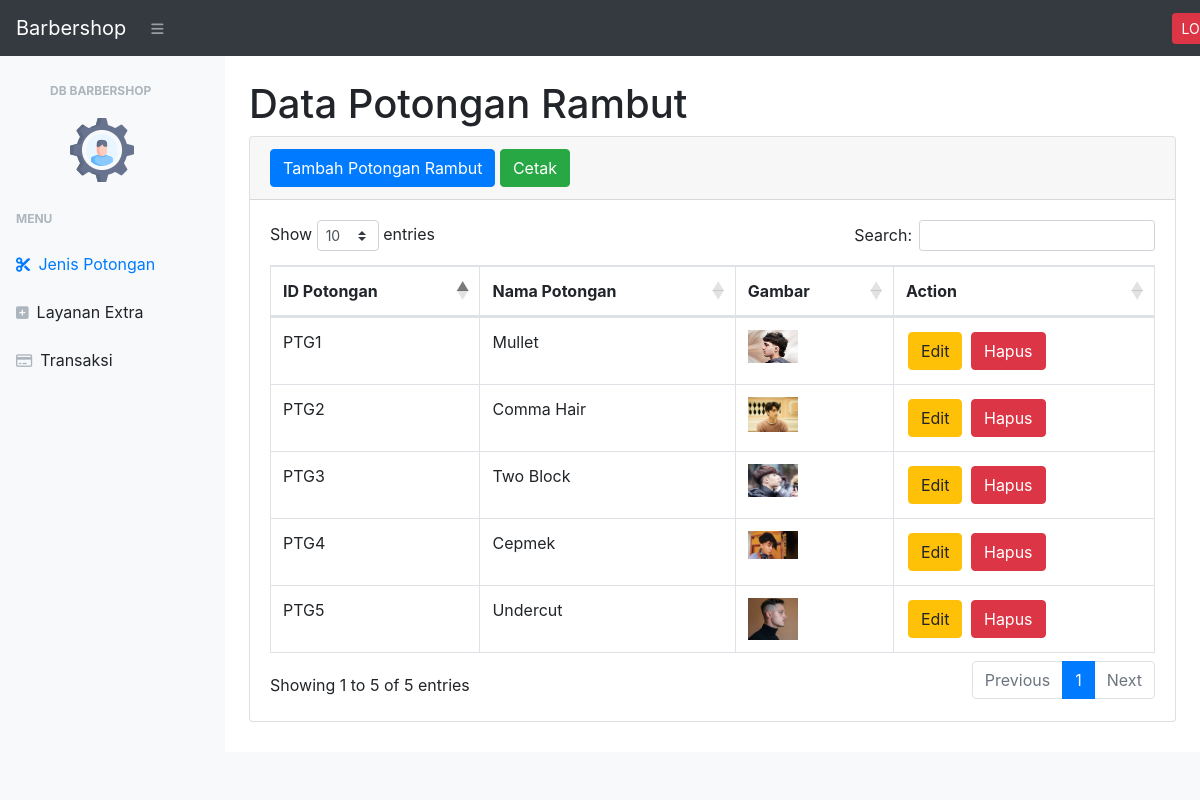
Page /dashboard/potongan_rambut.php (signed in) on the committed database.
### tables this page shows
CREATE TABLE `potongan_rambut` (
  `id_potongan` varchar(10) NOT NULL,
  `nama_potongan` varchar(50) NOT NULL,
  `gbr_potongan` varchar(255) NOT NULL
);

### dashboard/potongan_rambut.php (the view, shortened to what this page needs)
<?php
require 'functions.php';
?>
<!DOCTYPE html>
<html lang="en">
<head>
    <link href="css/styles.css" rel="stylesheet" />
    <link href="https://cdn.datatables.net/1.10.20/css/dataTables.bootstrap4.min.css" rel="stylesheet" />
</head>
<body class="sb-nav-fixed">
    <nav class="sb-topnav navbar navbar-expand navbar-dark bg-dark">
        <a class="navbar-brand" href="">Barbershop</a>
        <button class="btn btn-link btn-sm order-1 order-lg-0" id="sidebarToggle" href="#"><i class="fas fa-bars"></i></button>
        <a class="btn btn-danger btn-sm" href="../logout.php" style="margin-left: 1000px">LOGOUT</a>
    </nav>
    <div id="layoutSidenav">
        <div id="layoutSidenav_nav">
            <nav class="sb-sidenav accordion sb-sidenav-light" id="sidenavAccordion">
                <div class="sb-sidenav-menu">
                    <div class="nav">
                            <div>
                                <h3 class="sb-sidenav-menu-heading" style="margin-left: 34px;">DB Barbershop</h3>
                                <img src="assets/img/settings.png" alt="" style="margin-left: 70px;">
                            </div>
                        <div class="sb-sidenav-menu-heading">Menu</div>
                        <a class="nav-link" href="potongan_rambut.php">
                            <div class="sb-nav-link-icon"><i class="fa fa-scissors"></i></div>
                            Jenis Potongan
                        </a>
                        <a class="nav-link" href="layanan_tambahan.php">
                            <div class="sb-nav-link-icon"><i class="fa fa-plus-square"></i></div>
                            Layanan Extra
                        </a>
                        <a class="nav-link" href="transaksi.php">
                            <div class="sb-nav-link-icon"><i class="fa fa-credit-card"></i></div>
                            Transaksi
                        </a>
                    </div>
                </div>
            </nav>
        </div>
        <div id="layoutSidenav_content">
            <main>
                <div class="container-fluid">
                    <h1 class="mt-4">Data Potongan Rambut</h1>
                    <div class="card mb-4">
                        <div class="card-header">
                            <button type="button" class="btn btn-primary" data-toggle="modal" data-target="#modaltambah">
                                Tambah Potongan Rambut
                            </button>
                            <a class="btn btn-success" href="cetak_potonganRambut.php">Cetak</a>
                        </div>
                        <div class="card-body">
                            <div class="table-responsive">
                                <table class="table table-bordered" id="dataTable" width="100%" cellspacing="0">
                                    <thead>
                                        <tr>
                                            <th>ID Potongan</th>
                                            <th>Nama Potongan</th>
                                            <th>Gambar</th>
                                            <th>Action</th>
                                        </tr>
                                    </thead>
                                    <tbody>
                                        <?php
                                        $tampilpotongan = mysqli_query($conn, "SELECT * FROM `potongan_rambut`");
                                        while ($data = mysqli_fetch_array($tampilpotongan)) {
                                            $id_potongan = $data['id_potongan'];
                                            $nama_potongan = $data['nama_potongan'];
                                            $gambar = $data['gbr_potongan'];
                                        ?>
                                            <tr>
                                                <td><?= $id_potongan; ?></td>
                                                <td><?= $nama_potongan; ?></td>
                                                <td><img src="img/<?= $gambar; ?>" width="50"></td>
                                                <td>
                                                    <button style="margin: 2px;" type="button" class="btn btn-warning" data-toggle="modal" data-target="#modalupdate<?= $id_potongan; ?>">Edit</button>
                                                    <button style="margin: 2px;" type="button" class="btn btn-danger" data-toggle="modal" data-target="#modaldelete<?= $id_potongan; ?>">Hapus</button>
                                                </td>
                                            </tr>
                                        <?php
                                        };
                                        ?>
                                    </tbody>
                                </table>
                            </div>
                        </div>
                    </div>
                </div>
            </main>
            <footer class="py-4 bg-light mt-auto">
            </footer>
        </div>
    </div>
</body>
</html>

### rows in the picture
potongan_rambut: id_potongan "PTG1", nama_potongan "Mullet", gbr_potongan (picture)
potongan_rambut: id_potongan "PTG2", nama_potongan "Comma Hair", gbr_potongan (picture)
potongan_rambut: id_potongan "PTG3", nama_potongan "Two Block", gbr_potongan (picture)
potongan_rambut: id_potongan "PTG4", nama_potongan "Cepmek", gbr_potongan (picture)
potongan_rambut: id_potongan "PTG5", nama_potongan "Undercut", gbr_potongan (picture)
